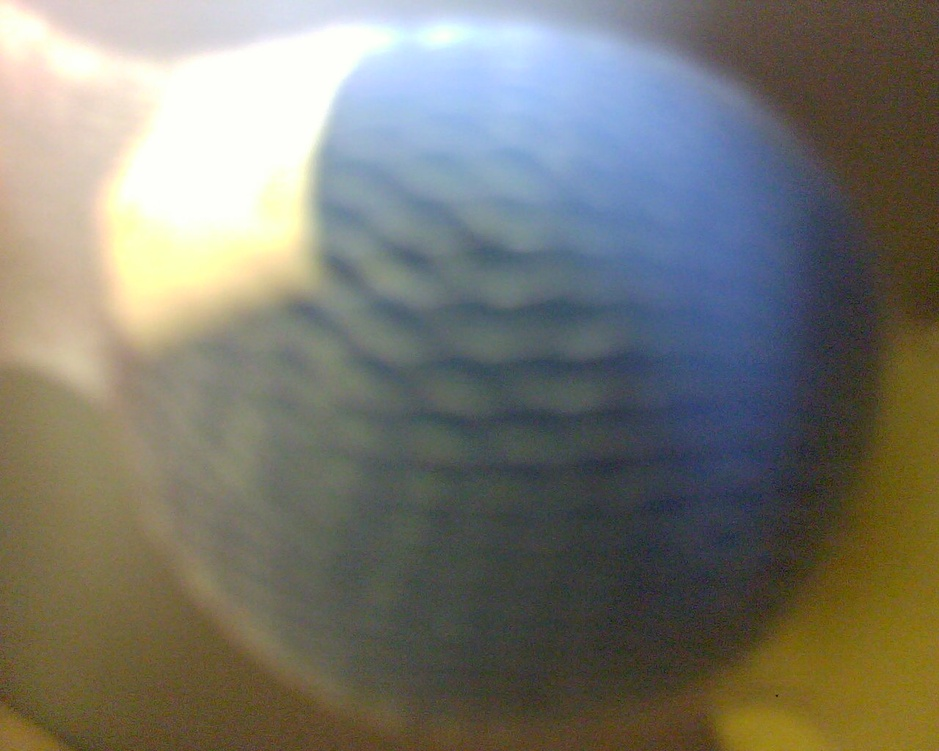
//> input picture src/VisionSpecial/_blueball.jpg, 939 x 751 px, shrunk from 1280 x 1024 before the run
$ ./test_covariance ../../src/VisionSpecial/_blueball.jpg   (built with g++ and OpenCV 4)
//> lines starting //> are read from the running program, lines starting //| are printed output that depends on the picture
#include <opencv2/highgui/highgui.hpp>
#include <opencv2/imgproc/imgproc.hpp>
#include <Eigen/Eigenvalues>
#include <Eigen/Core>
#include <opencv2/core/eigen.hpp>
#include <iostream>

Eigen::MatrixXf imgToVectors(const cv::Mat& in){
  using cv::Mat;
  assert(in.type()==CV_8UC3);

  cv::Mat vectors(in.rows*in.cols, 3, CV_32FC1);
  for(size_t i=0; i<in.rows; ++i){
    for(size_t j=0; j<in.cols; ++j){
      auto& x=in.at<cv::Vec3b>(i,j);
      vectors.at<float>((i*in.cols+j),0)=x[0]-127.0f;
      vectors.at<float>((i*in.cols+j),1)=x[1]-127.0f;
      vectors.at<float>((i*in.cols+j),2)=x[2]-127.0f;
    }
  }

  Mat x=vectors;
  //assert(vectors.type()==CV_8UC1);
  //vectors.convertTo(x, CV_32F, 1, -127.0f);

  Eigen::MatrixXf vectorF;
  cv::cv2eigen(x, vectorF);
  return vectorF;
}
cv::Mat vectorsToImg(const Eigen::MatrixXf& vectorF, size_t rows, size_t cols){
  using cv::Mat;
  Mat vectors;
  cv::eigen2cv(vectorF, vectors);
  assert(vectors.type()==CV_32FC1);
  assert(vectors.cols==3);
  Mat result(rows, cols, CV_32FC3);
  for(size_t i=0; i<rows; ++i){
    for(size_t j=0; j<cols; ++j){
      result.at<cv::Vec3f>(i,j)[0]=vectors.at<float>(i*cols+j,0)+127.0f;
      result.at<cv::Vec3f>(i,j)[1]=vectors.at<float>(i*cols+j,1)+127.0f;
      result.at<cv::Vec3f>(i,j)[2]=vectors.at<float>(i*cols+j,2)+127.0f;
    }
  }
  Mat resultCast;
  result.convertTo(resultCast, CV_8U);
  assert(resultCast.type()==CV_8UC3);
  return resultCast;
}


/** From http://stattrek.com/matrix-algebra/covariance-matrix.aspx - Star Trek B) */
Eigen::Matrix3f eigenVectorsOfImage(const cv::Mat& const_input, const cv::Mat& mask=cv::Mat{}){
  using cv::Mat;
  using Eigen::MatrixXf;
  using Eigen::EigenSolver;
  assert(const_input.type()==CV_8UC3);
  cv::Mat input;
  if(mask.empty()){
    input=const_input.clone();
  }
  else{
    input=cv::Mat(input.size(), CV_8UC3);
    input.setTo(cv::Scalar{0,0,0});
    const_input.copyTo(input, mask);
  }
  Eigen::MatrixXf vectorF=imgToVectors(input);
  size_t N=input.rows*input.cols;
  //auto uni=Eigen::MatrixXf::Ones(N,1);
  Eigen::MatrixXf mean=vectorF.colwise().sum();
  auto dist=vectorF-(mean*(1.0f/N)).replicate(N,1);
  Eigen::MatrixXf dist2=dist;
  Eigen::Matrix3f cov=dist.transpose()*dist*(1.0f/N);
  EigenSolver<Eigen::Matrix3f> solver(cov);

  std::cout << "Covariance matrix:\n" << cov << "\n";
  return solver.eigenvectors().real();
}

cv::Mat rotateWithCovariance(const cv::Mat& in, const Eigen::Matrix3f& eigenVectors){
  Eigen::MatrixXf points=imgToVectors(in);
  Eigen::MatrixXf rotated=eigenVectors*points.transpose();

  cv::Mat result=vectorsToImg(rotated.transpose(), in.rows, in.cols);
  assert(result.type()==CV_8UC3);
  return result;
}

int main(int argc, char** argv) {

  using cv::Mat;
  using cv::waitKey;

  assert(argc==2 && "Must provide ONLY image file :)");

  Mat image,dst;
  image = cv::imread(argv[1], CV_LOAD_IMAGE_COLOR);
//> image is the input picture: 751 rows x 939 cols, CV_8UC3; mean B, G, R 111.5, 120.4, 120.9

  std::cout << "Computing eigen vectors..\n";
  auto ev=eigenVectorsOfImage(image);
//| Covariance matrix:
//| 4728.17 3637.08 3070.07
//| 3637.08 3552.94 3421.31
//| 3070.07 3421.31 3577.16
  std::cout << "Done!\n";
  std::cout << "Eigenvectors: " << ev << "\n";
//| Eigenvectors: -0.620266 -0.738471  0.264444
//| -0.570383  0.193204 -0.798333
//| -0.538454  0.646013  0.541049

  cv::Mat result=rotateWithCovariance(image, ev);
//> after the loop in vectorsToImg, `for(size_t i=0; i<rows; ++i)`:
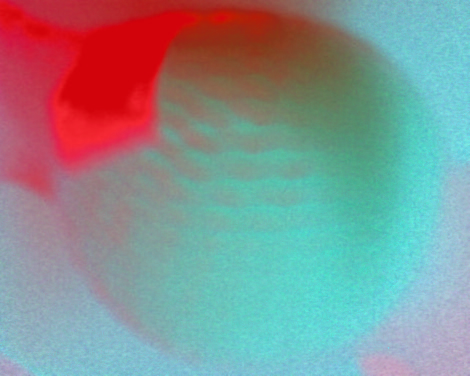
//> result: 751 rows x 939 cols, CV_32FC3 (shown at 1/2 size); mean B, G, R 139.9, 139.4, 127.8; drawn with min black and max white
  std::cout << "New eigen vectors:\n" << eigenVectorsOfImage(result) << "\n";
//| Covariance matrix:
//|  4839.46  4539.78 -1822.74
//|  4539.78  4604.18 -2320.33
//| -1822.74 -2320.33  1972.39
//| New eigen vectors:
//| -0.666556  -0.56652 -0.484519
//| -0.667381  0.743085 0.0492736
//|  0.332124  0.356202 -0.873392
  //assert(eigenVectorsOfImage(result).isApprox(Eigen::MatrixXf::Identity(3,3)));
  cv::Mat result2=result.clone();
  cv::cvtColor(result, result2, CV_BGR2HSV);
//> result2: 751 rows x 939 cols, CV_8UC3; mean H, S, V 89.4, 128.3, 182.7
  Mat m[3];
  cv::split(result2, m);
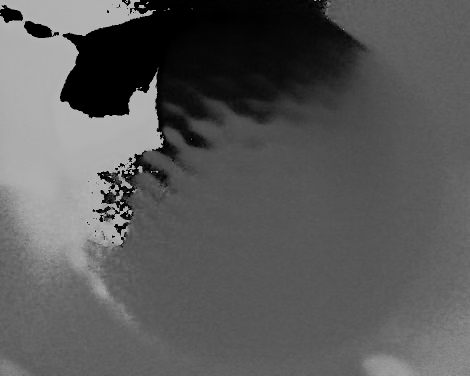
//> m[0]: 751 rows x 939 cols, CV_8UC1 (shown at 1/2 size); min 0, max 179, mean 89.4
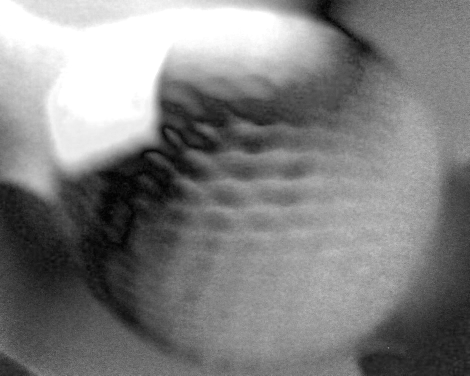
//> m[1]: 751 rows x 939 cols, CV_8UC1 (shown at 1/2 size); min 0, max 255, mean 128.3
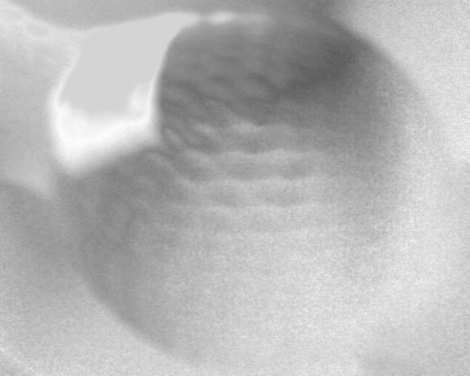
//> m[2]: 751 rows x 939 cols, CV_8UC1 (shown at 1/2 size); min 91, max 255, mean 182.7
  m[2].setTo(cv::Scalar{120});
//> m[2]: 751 rows x 939 cols, CV_8UC1; every value is 120

  cv::Mat result3;
  cv::merge(m,3,result2);
//> result2: 751 rows x 939 cols, CV_8UC3; mean H, S, V 89.4, 128.3, 120
  cv::cvtColor(result2, result3, CV_HSV2BGR);
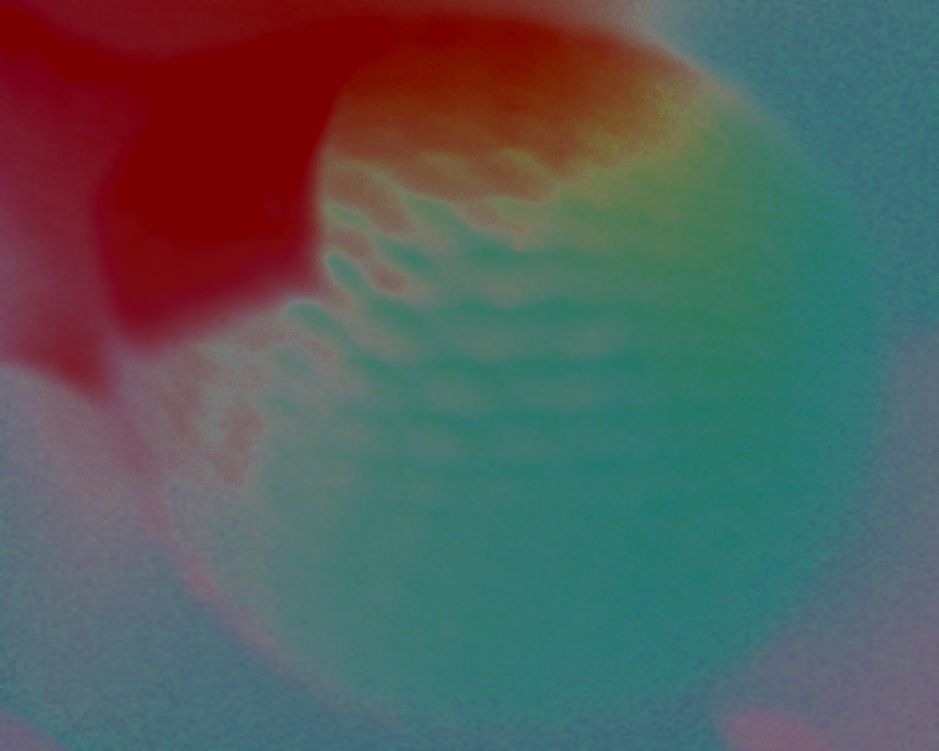
//> result3: 751 rows x 939 cols, CV_8UC3; mean B, G, R 91.6, 93.1, 85.7

  imshow("Original image", image);
  imshow("Converted image", result);
  imshow("Normalized image", result3);
  while((cv::waitKey(0)&0xFF)!='q');
//> the 'q' key is pressed
  return 0;
}
